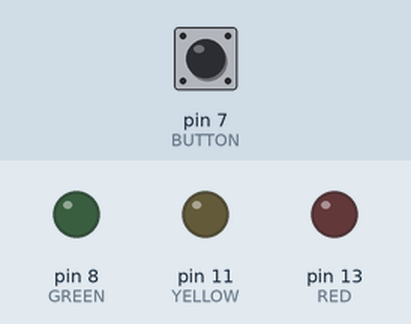
A sketch run on a simulated Arduino Uno, built with avr-gcc and run on an emulated ATmega328P. On the bench: output pins drawn as LEDs (lit = HIGH). The test bench sets the inputs (shaded band); at power-on: pin 7 (BUTTON) LOW.

Above: at 1.2 s.
1.3 s: pin 7 (BUTTON) pulled HIGH for 0.15 s
At 2.5 s:
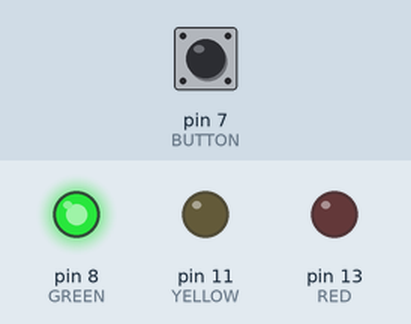
At 7.5 s:
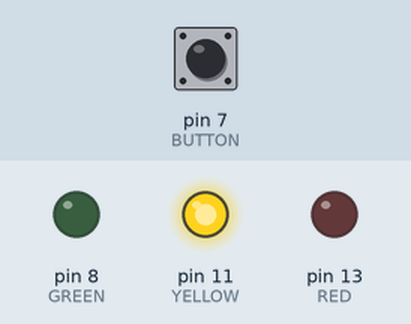
Timing chart, 0 to 15.8 s (numbered marks = the images above; inputs shaded):
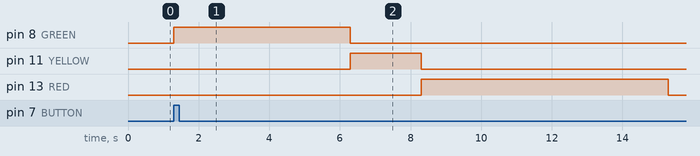

Measured:
- after the input at 1.3 s, pin 8 (GREEN): LOW → HIGH at once, → LOW 5.0 s later; pin 11 (YELLOW): LOW → HIGH after 5.0 s, → LOW 2.0 s later; pin 13 (RED): LOW → HIGH after 7.0 s, → LOW 7.0 s later

The sketch:

semaphore.ino
```cpp
#define RED 13
#define YELLOW 11
#define GREEN 8

#define BUTTON 7

byte button = LOW;

void setup()
{
  pinMode(RED, OUTPUT);
  pinMode(YELLOW, OUTPUT);
  pinMode(GREEN, OUTPUT);

  pinMode(BUTTON, INPUT);
}

void loop()
{
  button = digitalRead(BUTTON);

  if(button == HIGH)
  {
    digitalWrite(GREEN, HIGH);

    delay(5000);

    digitalWrite(GREEN, LOW);
    digitalWrite(YELLOW, HIGH);

    delay(2000);

    digitalWrite(YELLOW, LOW);
    digitalWrite(RED, HIGH);

    delay(7000);

    digitalWrite(RED, LOW);
  }
}
```
